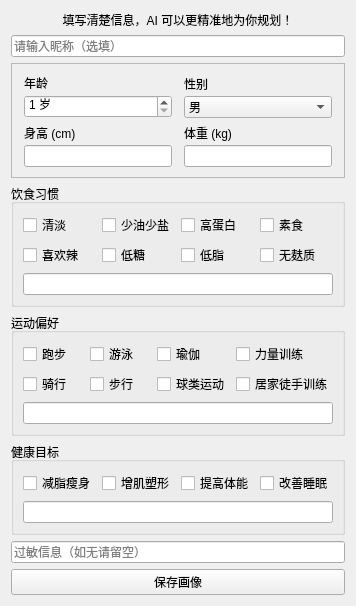
      <widget class="QWidget" name="page_3">
       <layout class="QGridLayout" name="gridLayout_8">
        <item row="1" column="0">
         <widget class="QFrame" name="frameBasicInfo">
          <property name="frameShape">
           <enum>QFrame::StyledPanel</enum>
          </property>
          <property name="frameShadow">
           <enum>QFrame::Plain</enum>
          </property>
          <layout class="QVBoxLayout" name="vLayoutBasicInfo">
           <property name="spacing">
            <number>8</number>
           </property>
           <property name="leftMargin">
            <number>12</number>
           </property>
           <property name="topMargin">
            <number>10</number>
           </property>
           <property name="rightMargin">
            <number>12</number>
           </property>
           <property name="bottomMargin">
            <number>10</number>
           </property>
           <item>
            <layout class="QGridLayout" name="gridLayout_basicInfo2x2">
             <property name="horizontalSpacing">
              <number>12</number>
             </property>
             <property name="verticalSpacing">
              <number>6</number>
             </property>
             <item row="0" column="0">
              <layout class="QVBoxLayout" name="vAge">
               <property name="spacing">
                <number>3</number>
               </property>
               <item>
                <widget class="QLabel" name="label">
                 <property name="text">
                  <string>年龄</string>
                 </property>
                </widget>
               </item>
               <item>
                <widget class="QSpinBox" name="spinBoxAge">
                 <property name="suffix">
                  <string> 岁</string>
                 </property>
                 <property name="minimum">
                  <number>1</number>
                 </property>
                 <property name="maximum">
                  <number>120</number>
                 </property>
                </widget>
               </item>
              </layout>
             </item>
             <item row="0" column="1">
              <layout class="QVBoxLayout" name="vGender">
               <property name="spacing">
                <number>3</number>
               </property>
               <item>
                <widget class="QLabel" name="label_2">
                 <property name="text">
                  <string>性别</string>
                 </property>
                </widget>
               </item>
               <item>
                <widget class="QComboBox" name="comboGender">
                 <item>
                  <property name="text">
                   <string>男</string>
                  </property>
                 </item>
                 <item>
                  <property name="text">
                   <string>女</string>
                  </property>
                 </item>
                 <item>
                  <property name="text">
                   <string>保密</string>
                  </property>
                 </item>
                </widget>
               </item>
              </layout>
             </item>
             <item row="1" column="0">
              <layout class="QVBoxLayout" name="vHeight">
               <property name="spacing">
                <number>3</number>
               </property>
               <item>
                <widget class="QLabel" name="label_3">
                 <property name="text">
                  <string>身高 (cm)</string>
                 </property>
                </widget>
               </item>
               <item>
                <widget class="QLineEdit" name="editHeight"/>
               </item>
              </layout>
             </item>
             <item row="1" column="1">
              <layout class="QVBoxLayout" name="vWeight">
               <property name="spacing">
                <number>3</number>
               </property>
               <item>
                <widget class="QLabel" name="label_4">
                 <property name="text">
                  <string>体重 (kg)</string>
                 </property>
                </widget>
               </item>
               <item>
                <widget class="QLineEdit" name="editWeight"/>
               </item>
              </layout>
             </item>
            </layout>
           </item>
          </layout>
         </widget>
        </item>
        <item row="5" column="0">
         <widget class="QLineEdit" name="editAllergy">
          <property name="placeholderText">
           <string>过敏信息（如无请留空）</string>
          </property>
         </widget>
        </item>
        <item row="6" column="0">
         <widget class="QPushButton" name="btnSaveProfile">
          <property name="text">
           <string>保存画像</string>
          </property>
         </widget>
        </item>
        <item row="4" column="0">
         <widget class="QGroupBox" name="groupBoxTarget">
          <property name="title">
           <string>健康目标</string>
          </property>
          <layout class="QGridLayout" name="gridLayout_7">
           <item row="0" column="1">
            <widget class="QCheckBox" name="checkBox_18">
             <property name="text">
              <string>增肌塑形</string>
             </property>
            </widget>
           </item>
           <item row="0" column="3">
            <widget class="QCheckBox" name="checkBox_20">
             <property name="text">
              <string>改善睡眠</string>
             </property>
            </widget>
           </item>
           <item row="0" column="2">
            <widget class="QCheckBox" name="checkBox_19">
             <property name="text">
              <string>提高体能</string>
             </property>
            </widget>
           </item>
           <item row="1" column="0" colspan="4">
            <widget class="QLineEdit" name="editTarget"/>
           </item>
           <item row="0" column="0">
            <widget class="QCheckBox" name="checkBox_17">
             <property name="text">
              <string>减脂瘦身</string>
             </property>
            </widget>
           </item>
          </layout>
         </widget>
        </item>
        <item row="2" column="0">
         <widget class="QGroupBox" name="groupBoxFood">
          <property name="title">
           <string>饮食习惯</string>
          </property>
          <layout class="QGridLayout" name="gridLayout_4">
           <item row="0" column="0">
            <widget class="QCheckBox" name="checkBox">
             <property name="text">
              <string>清淡</string>
             </property>
            </widget>
           </item>
           <item row="0" column="1">
            <widget class="QCheckBox" name="checkBox_2">
             <property name="text">
              <string>少油少盐</string>
             </property>
            </widget>
           </item>
           <item row="0" column="2">
            <widget class="QCheckBox" name="checkBox_3">
             <property name="text">
              <string>高蛋白</string>
             </property>
            </widget>
           </item>
           <item row="0" column="3">
            <widget class="QCheckBox" name="checkBox_4">
             <property name="text">
              <string>素食</string>
             </property>
            </widget>
           </item>
           <item row="1" column="0">
            <widget class="QCheckBox" name="checkBox_5">
             <property name="text">
              <string>喜欢辣</string>
             </property>
            </widget>
           </item>
           <item row="1" column="1">
            <widget class="QCheckBox" name="checkBox_6">
             <property name="text">
              <string>低糖</string>
             </property>
            </widget>
           </item>
           <item row="1" column="2">
            <widget class="QCheckBox" name="checkBox_7">
             <property name="text">
              <string>低脂</string>
             </property>
            </widget>
           </item>
           <item row="1" column="3">
            <widget class="QCheckBox" name="checkBox_8">
             <property name="text">
              <string>无麸质</string>
             </property>
            </widget>
           </item>
           <item row="2" column="0" colspan="4">
            <widget class="QLineEdit" name="editFood"/>
           </item>
          </layout>
         </widget>
        </item>
        <item row="3" column="0">
         <widget class="QGroupBox" name="groupBoxSports">
          <property name="title">
           <string>运动偏好</string>
          </property>
          <layout class="QGridLayout" name="gridLayout_5">
           <item row="0" column="0">
            <widget class="QCheckBox" name="checkBox_10">
             <property name="text">
              <string>跑步</string>
             </property>
            </widget>
           </item>
           <item row="0" column="1">
            <widget class="QCheckBox" name="checkBox_9">
             <property name="text">
              <string>游泳</string>
             </property>
            </widget>
           </item>
           <item row="0" column="2">
            <widget class="QCheckBox" name="checkBox_11">
             <property name="text">
              <string>瑜伽</string>
             </property>
            </widget>
           </item>
           <item row="0" column="3">
            <widget class="QCheckBox" name="checkBox_12">
             <property name="text">
              <string>力量训练</string>
             </property>
            </widget>
           </item>
           <item row="1" column="0">
            <widget class="QCheckBox" name="checkBox_13">
             <property name="text">
              <string>骑行</string>
             </property>
            </widget>
           </item>
           <item row="1" column="1">
            <widget class="QCheckBox" name="checkBox_14">
             <property name="text">
              <string>步行</string>
             </property>
            </widget>
           </item>
           <item row="1" column="2">
            <widget class="QCheckBox" name="checkBox_15">
             <property name="text">
              <string>球类运动</string>
             </property>
            </widget>
           </item>
           <item row="1" column="3">
            <widget class="QCheckBox" name="checkBox_16">
             <property name="text">
              <string>居家徒手训练</string>
             </property>
            </widget>
           </item>
           <item row="2" column="0" colspan="4">
            <widget class="QLineEdit" name="editSports"/>
           </item>
          </layout>
         </widget>
        </item>
        <item row="0" column="0">
         <layout class="QVBoxLayout" name="vLayoutNicknameHeader">
          <property name="spacing">
           <number>6</number>
          </property>
          <item>
           <widget class="QLabel" name="label_6">
            <property name="text">
             <string>填写清楚信息，AI 可以更精准地为你规划！</string>
            </property>
            <property name="alignment">
             <set>Qt::AlignCenter</set>
            </property>
           </widget>
          </item>
          <item>
           <widget class="QLineEdit" name="editNickname">
            <property name="maxLength">
             <number>20</number>
            </property>
            <property name="placeholderText">
             <string>请输入昵称（选填）</string>
            </property>
           </widget>
          </item>
         </layout>
        </item>
       </layout>
      </widget>
